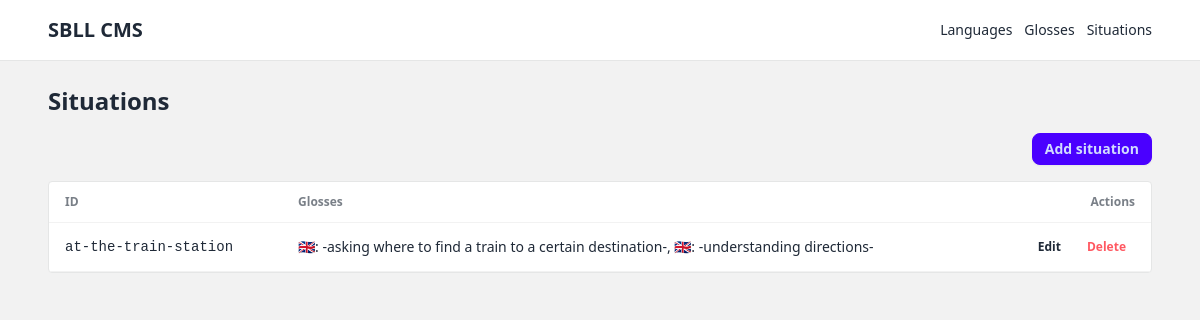
Page /situations/ on the committed database.
### cms/models/situation.py (models this page shows, shortened)
class Situation(models.Model):
    id = models.CharField(max_length=64, primary_key=True)
    glosses = models.ManyToManyField("Gloss", related_name="relevant_in_situations", blank=True)

### cms/models/gloss.py (models this page shows)
class Gloss(models.Model):
    content = models.TextField()
    language = models.ForeignKey("Language", on_delete=models.CASCADE)
    transcriptions = models.JSONField(default=list)
    contains = models.ManyToManyField("self", related_name="contained_by", symmetrical=False, blank=True)
    near_synonyms = models.ManyToManyField("self", symmetrical=True, blank=True)
    near_homophones = models.ManyToManyField("self", symmetrical=True, blank=True)
    translations = models.ManyToManyField("self", symmetrical=True, blank=True)
    clarifies_usage = models.ManyToManyField("self", related_name="usage_of_clarified", symmetrical=False, blank=True)
    to_be_differentiated_from = models.ManyToManyField("self", symmetrical=True, blank=True)
    collocations = models.ManyToManyField("self", symmetrical=True, blank=True)
    class Meta:
        unique_together = ("content", "language")
    def __str__(self):
        return f"{self.language}: {self.content}"

### cms/models/language.py (models this page shows)
class Language(models.Model):
    iso = models.CharField(max_length=3, primary_key=True)
    name = models.CharField(max_length=128)
    short = models.CharField(max_length=50, null=True, blank=True)
    def __str__(self):
        return self.short or self.name

### cms/views.py (the view)
# urls.py: path("situations/", views.situation_list, name="situation_list"),
def situation_list(request):
    situations = Situation.objects.prefetch_related("glosses").order_by("id")
    return render(request, "cms/situation_list.html", {"situations": situations})

### cms/templates/cms/situation_list.html (shortened to what this page needs)
{% extends "cms/base.html" %}
{% load lucide_tags %}
{% block content %}
<h1 class="text-2xl font-semibold mb-4">Situations</h1>
<div class="flex justify-end mb-4">
  <a href="{% url 'situation_create' %}" class="btn btn-primary btn-sm flex items-center gap-2">
    <span>Add situation</span>
  </a>
</div>
<div class="overflow-x-auto bg-base-100 border border-base-300 rounded">
  <table class="table">
    <thead>
      <tr>
        <th>ID</th>
        <th>Glosses</th>
        <th class="text-right">Actions</th>
      </tr>
    </thead>
    <tbody>
      {% for situation in situations %}
      <tr>
        <td class="font-mono">{{ situation.id }}</td>
        <td>
          {% if situation.glosses.all %}
            {{ situation.glosses.all|join:", " }}
          {% else %}
            <span class="text-light">None</span>
          {% endif %}
        </td>
        <td class="text-right">
          <div class="flex justify-end gap-2">
            <a href="{% url 'situation_update' situation.id %}" class="btn btn-ghost btn-xs gap-1">
              {% lucide "pencil" class="w-4 h-4" %} Edit
            </a>
            <a href="{% url 'situation_delete' situation.id %}" class="btn btn-ghost btn-xs text-error gap-1">
              {% lucide "trash" class="w-4 h-4" %} Delete
            </a>
          </div>
        </td>
      </tr>
      {% empty %}
      <tr><td colspan="3" class="text-center text-light">No situations yet.</td></tr>
      {% endfor %}
    </tbody>
  </table>
</div>
{% endblock %}

### rows in the picture
Situation: id "at-the-train-station", glosses.all "🇬🇧: -asking where to find a train to a certain destination-, 🇬🇧: -understanding directions-"
